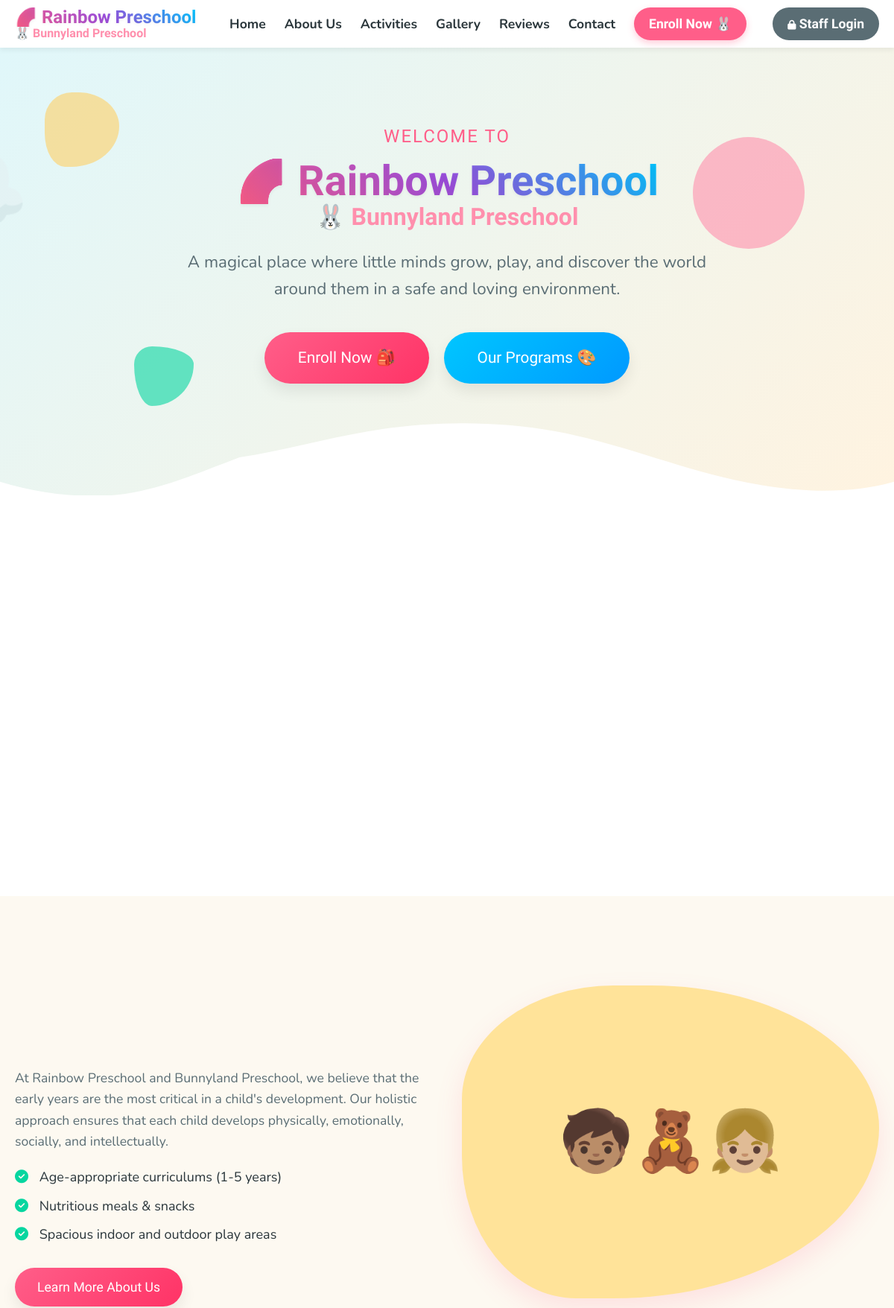
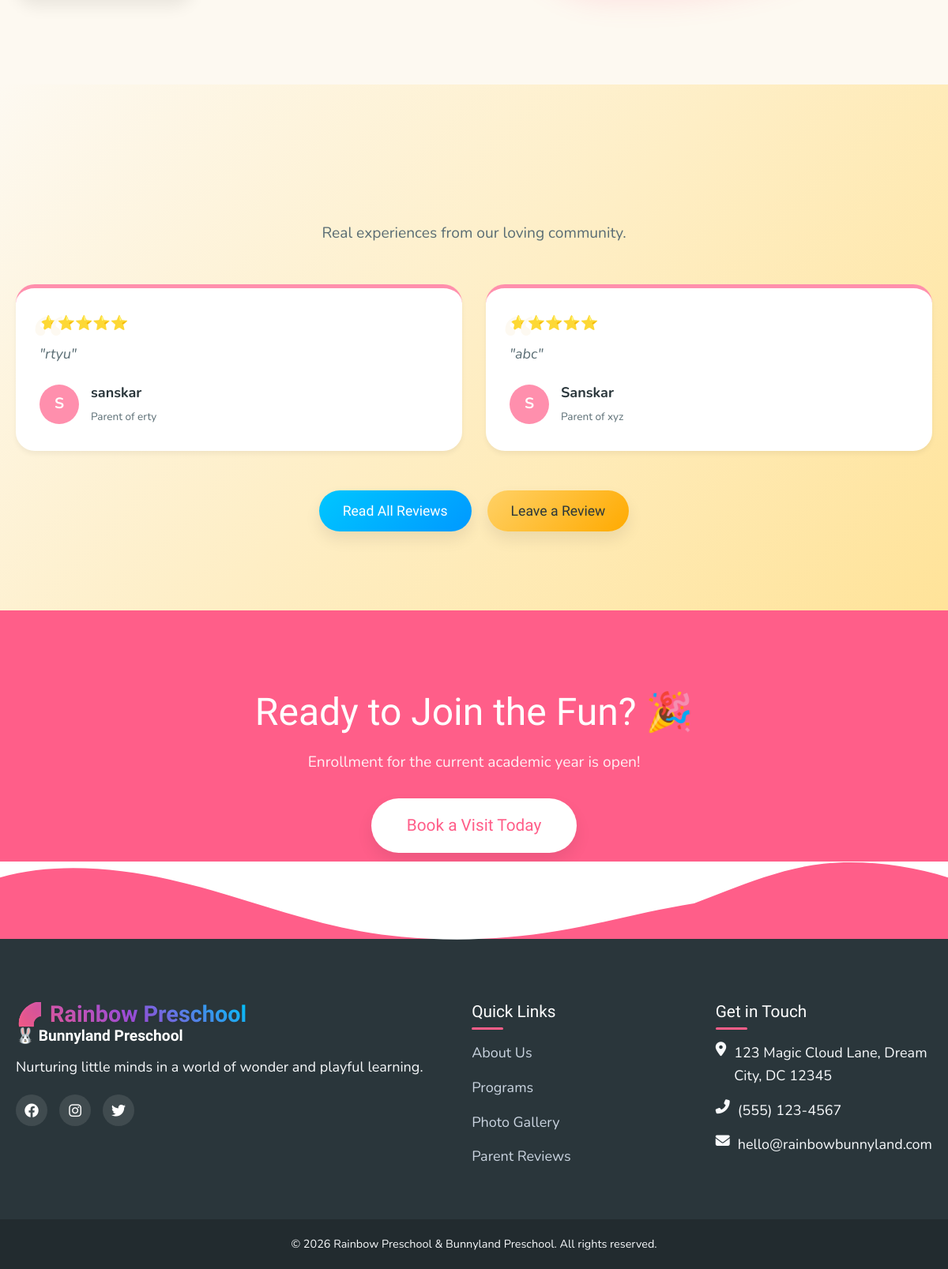
The page / on the database its author committed (2 pictures, top to bottom).
### reviews/models.py (models this page shows, shortened)
class Review(models.Model):
    RATING_CHOICES = [(i, str(i)) for i in range(1, 6)]
    parent_name = models.CharField(max_length=200, verbose_name="Parent Name")
    child_name = models.CharField(max_length=200, verbose_name="Child Name")
    rating = models.IntegerField(
        choices=RATING_CHOICES,
        validators=[MinValueValidator(1), MaxValueValidator(5)],
        verbose_name="Rating (1-5)"
    )
    review_message = models.TextField(verbose_name="Review Message")
    created_at = models.DateTimeField(auto_now_add=True, verbose_name="Review Date")
    is_approved = models.BooleanField(default=False, verbose_name="Approved by Admin")
    class Meta:
        verbose_name = "Review"
        verbose_name_plural = "Reviews"
        ordering = ['-created_at']
    @property
    def star_range(self):
        return range(1, self.rating + 1)

### core/views.py (the view)
# urls.py: path('', views.home, name='home'),
def home(request):
    reviews = Review.objects.filter(is_approved=True).order_by('-rating', '-created_at')[:5]
    gallery_images = GalleryImage.objects.filter(is_active=True)[:8]
    context = {
        'reviews': reviews,
        'gallery_images': gallery_images,
        'page_title': 'Rainbow Preschool & Bunnyland Preschool',
    }
    return render(request, 'core/home.html', context)

### templates/core/home.html (shortened to what this page needs)
{% extends 'base.html' %}
{% block content %}
<section class="hero">
    <div class="bg-shape shape-1"></div>
    <div class="bg-shape shape-2"></div>
    <div class="bg-shape shape-3"></div>
    <div class="cloud-bg">☁️</div>
    <div class="container hero-content">
        <div class="hero-content fade-in-up">
            <p style="font-family: var(--font-heading); font-size: 1.5rem; color: var(--clr-primary); margin-bottom: 10px; text-transform: uppercase; letter-spacing: 2px;">Welcome to</p>
            {% include 'components/brand.html' %}
        </div>
        <p>A magical place where little minds grow, play, and discover the world around them in a safe and loving environment.</p>
        <div class="hero-buttons">
            <a href="{% url 'enquiry:submit' %}" class="btn btn-primary btn-large pulse-btn">Enroll Now 🎒</a>
            <a href="{% url 'core:activities' %}" class="btn btn-secondary btn-large">Our Programs 🎨</a>
        </div>
    </div>
    <div class="cloud-divider bottom"></div>
</section>
<section class="section-padding" style="background-color: white;">
    <div class="container">
        <div class="grid-3">
        </div>
    </div>
</section>
<section class="section-padding" style="background-color: var(--clr-bg-main);">
    <div class="container">
        <div class="grid-2">
            <div class="fade-in">
                <p style="font-size: 1.1rem; color: var(--clr-text-light); margin-bottom: 20px;">
                    At Rainbow Preschool and Bunnyland Preschool, we believe that the early years are the most critical in a child's development. Our holistic approach ensures that each child develops physically, emotionally, socially, and intellectually.
                </p>
                <ul style="list-style: none; margin-bottom: 30px;">
                    <li style="margin-bottom: 10px;"><i class="fas fa-check-circle" style="color: var(--clr-success); margin-right: 10px;"></i> Age-appropriate curriculums (1-5 years)</li>
                    <li style="margin-bottom: 10px;"><i class="fas fa-check-circle" style="color: var(--clr-success); margin-right: 10px;"></i> Nutritious meals & snacks</li>
                    <li style="margin-bottom: 10px;"><i class="fas fa-check-circle" style="color: var(--clr-success); margin-right: 10px;"></i> Spacious indoor and outdoor play areas</li>
                </ul>
                <a href="{% url 'core:about' %}" class="btn btn-primary">Learn More About Us</a>
            </div>
            <div class="fade-in" style="position: relative;">
                <div style="background: var(--clr-accent-light); border-radius: var(--radius-large); padding: 20px; aspect-ratio: 4/3; display: flex; align-items: center; justify-content: center; font-size: 5rem; border-radius: var(--radius-blob); box-shadow: var(--shadow-lg);">
                    🧒🏽🧸👧🏼
                </div>
            </div>
        </div>
    </div>
</section>
<section class="section-padding" style="background: linear-gradient(135deg, #FDF9F1 0%, #FFE399 100%);">
    <div class="container">
        <p class="section-subtitle">Real experiences from our loving community.</p>
        <div class="grid-3">
            {% for review in reviews %}
            <div class="review-card fade-in" style="animation-delay: {{ forloop.counter|default:1 }}00ms;">
                <div class="stars">
                    {% for i in review.star_range %}<span>⭐</span>{% endfor %}
                </div>
                <p class="review-content">"{{ review.review_message|truncatewords:25 }}"</p>
                <div class="reviewer-meta">
                    <div class="reviewer-avatar">{{ review.parent_name|make_list|first|upper }}</div>
                    <div>
                        <strong style="display: block;">{{ review.parent_name }}</strong>
                        <span style="font-size: 0.85rem; color: var(--clr-text-light);">Parent of {{ review.child_name }}</span>
                    </div>
                </div>
            </div>
            {% empty %}
            <div style="grid-column: 1/-1; text-align: center; color: var(--clr-text-light);">
                <p>No reviews yet. Be the first to review us!</p>
            </div>
            {% endfor %}
        </div>
        <div style="text-align: center; margin-top: 50px; display: flex; justify-content: center; gap: 20px;">
            <a href="{% url 'reviews:list' %}" class="btn btn-secondary">Read All Reviews</a>
            <a href="{% url 'reviews:submit' %}" class="btn btn-accent">Leave a Review</a>
        </div>
    </div>
</section>
<section class="section-padding" style="background-color: var(--clr-primary); color: white; text-align: center; position: relative; overflow: hidden;">
    <div class="container" style="position: relative; z-index: 2;">
        <h2 style="font-size: 3rem; margin-bottom: 20px; color: white;">Ready to Join the Fun? 🎉</h2>
        <p style="font-size: 1.2rem; margin-bottom: 30px; opacity: 0.9;">Enrollment for the current academic year is open!</p>
        <a href="{% url 'enquiry:submit' %}" class="btn btn-accent btn-large" style="background: white; color: var(--clr-primary);">Book a Visit Today</a>
    </div>
</section>
{% endblock %}

### templates/base.html (shortened to what this page needs)
{% load static %}
<!DOCTYPE html>
<html lang="en">
<head>
    <link rel="stylesheet" href="https://cdnjs.cloudflare.com/ajax/libs/font-awesome/6.4.0/css/all.min.css">
    <link rel="stylesheet" href="{% static 'css/style.css' %}">
</head>
<body>
    <header class="navbar">
        <div class="container nav-container">
            <a href="{% url 'core:home' %}" class="logo" style="text-decoration: none;">
                {% include 'components/brand.html' %}
            </a>
            <nav class="nav-links" id="nav-links">
                <a href="{% url 'core:home' %}">Home</a>
                <a href="{% url 'core:about' %}">About Us</a>
                <a href="{% url 'core:activities' %}">Activities</a>
                <a href="{% url 'gallery:main' %}">Gallery</a>
                <a href="{% url 'reviews:list' %}">Reviews</a>
                <a href="{% url 'contact:page' %}">Contact</a>
                {% if request.user.is_authenticated and request.user.is_staff %}
                    <a href="{% url 'accounts:dashboard' %}" class="btn-nav-primary">Dashboard</a>
                    <a href="{% url 'accounts:logout' %}" class="btn-nav-secondary">Logout</a>
                {% else %}
                    <a href="{% url 'enquiry:submit' %}" class="btn-nav-primary pulse-btn">Enroll Now 🐰</a>
                    <a href="{% url 'accounts:login' %}" class="btn-nav-secondary" style="margin-left: 10px;"><i class="fas fa-lock" style="font-size: 0.8rem;"></i> Staff Login</a>
                {% endif %}
            </nav>
        </div>
    </header>
    <main>
        {% block content %}{% endblock %}
    </main>
    <footer class="site-footer">
        <div class="cloud-divider cloud-top"></div>
        <div class="container footer-container">
            <div class="footer-col brand-col">
                {% include 'components/brand.html' %}
                <p>Nurturing little minds in a world of wonder and playful learning.</p>
                <div class="social-links">
                    <a href="#"><i class="fab fa-facebook"></i></a>
                    <a href="#"><i class="fab fa-instagram"></i></a>
                    <a href="#"><i class="fab fa-twitter"></i></a>
                </div>
            </div>
            <div class="footer-col links-col">
                <h3>Quick Links</h3>
                <ul>
                    <li><a href="{% url 'core:about' %}">About Us</a></li>
                    <li><a href="{% url 'core:activities' %}">Programs</a></li>
                    <li><a href="{% url 'gallery:main' %}">Photo Gallery</a></li>
                    <li><a href="{% url 'reviews:list' %}">Parent Reviews</a></li>
                </ul>
            </div>
            <div class="footer-col contact-col">
                <h3>Get in Touch</h3>
                <ul>
                    <li><i class="fas fa-map-marker-alt"></i> 123 Magic Cloud Lane, Dream City, DC 12345</li>
                    <li><i class="fas fa-phone-alt"></i> (555) 123-4567</li>
                    <li><i class="fas fa-envelope"></i> hello@rainbowbunnyland.com</li>
                </ul>
            </div>
        </div>
        <div class="footer-bottom">
            <p>&copy; {% now "Y" %} Rainbow Preschool & Bunnyland Preschool. All rights reserved.</p>
        </div>
    </footer>
</body>
</html>

### templates/components/brand.html
<div class="school-brand-component">
    <h1 class="rainbow-brand">🌈 Rainbow Preschool</h1>
    <h2 class="bunny-brand">🐰 Bunnyland Preschool</h2>
</div>

### rows shown on the page
Review: rating 5 (drawn), review_message "rtyu", parent_name|make_list "S", parent_name "sanskar", child_name "erty"
Review: rating 5 (drawn), review_message "abc", parent_name|make_list "S", parent_name "Sanskar", child_name "xyz"
